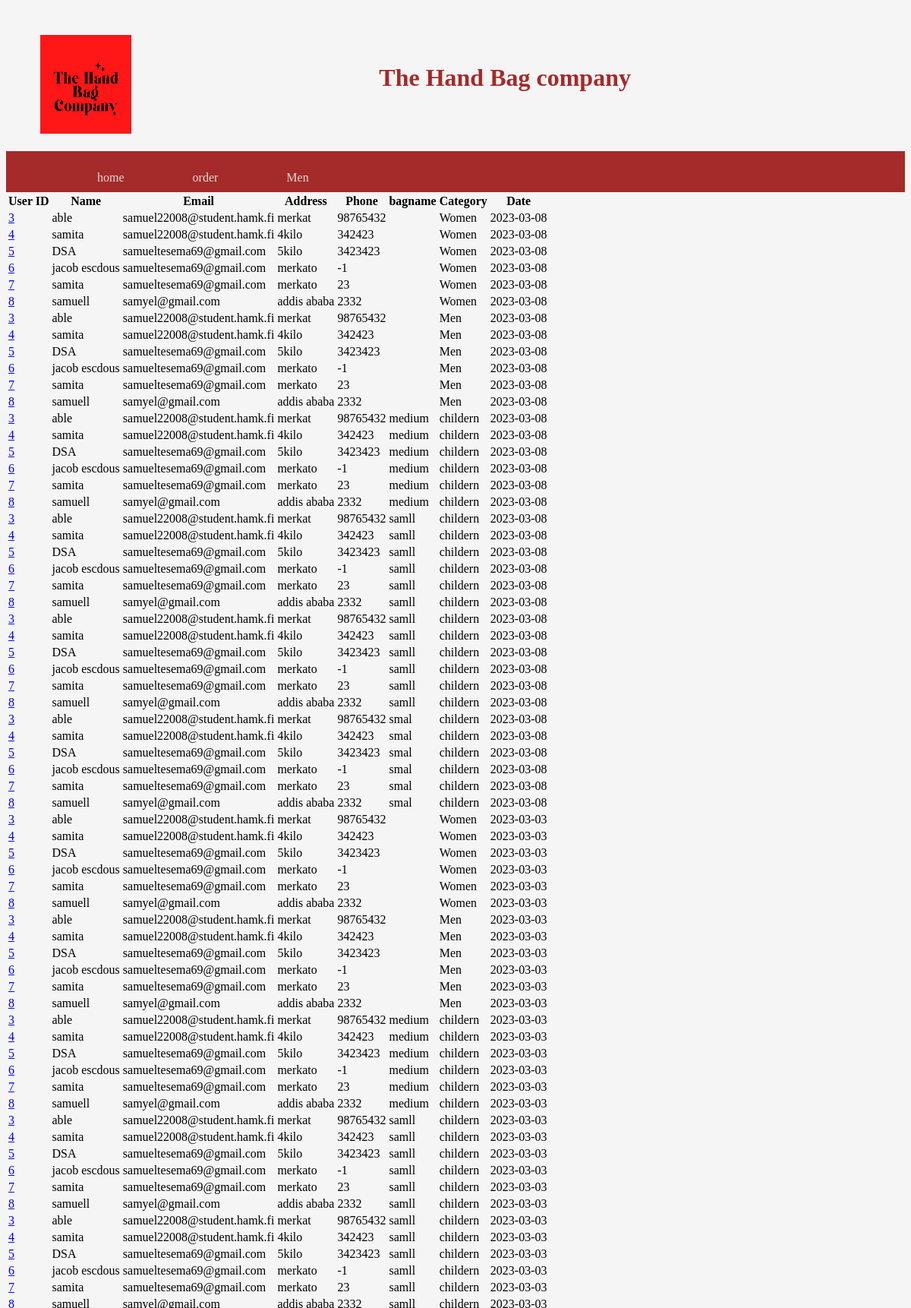
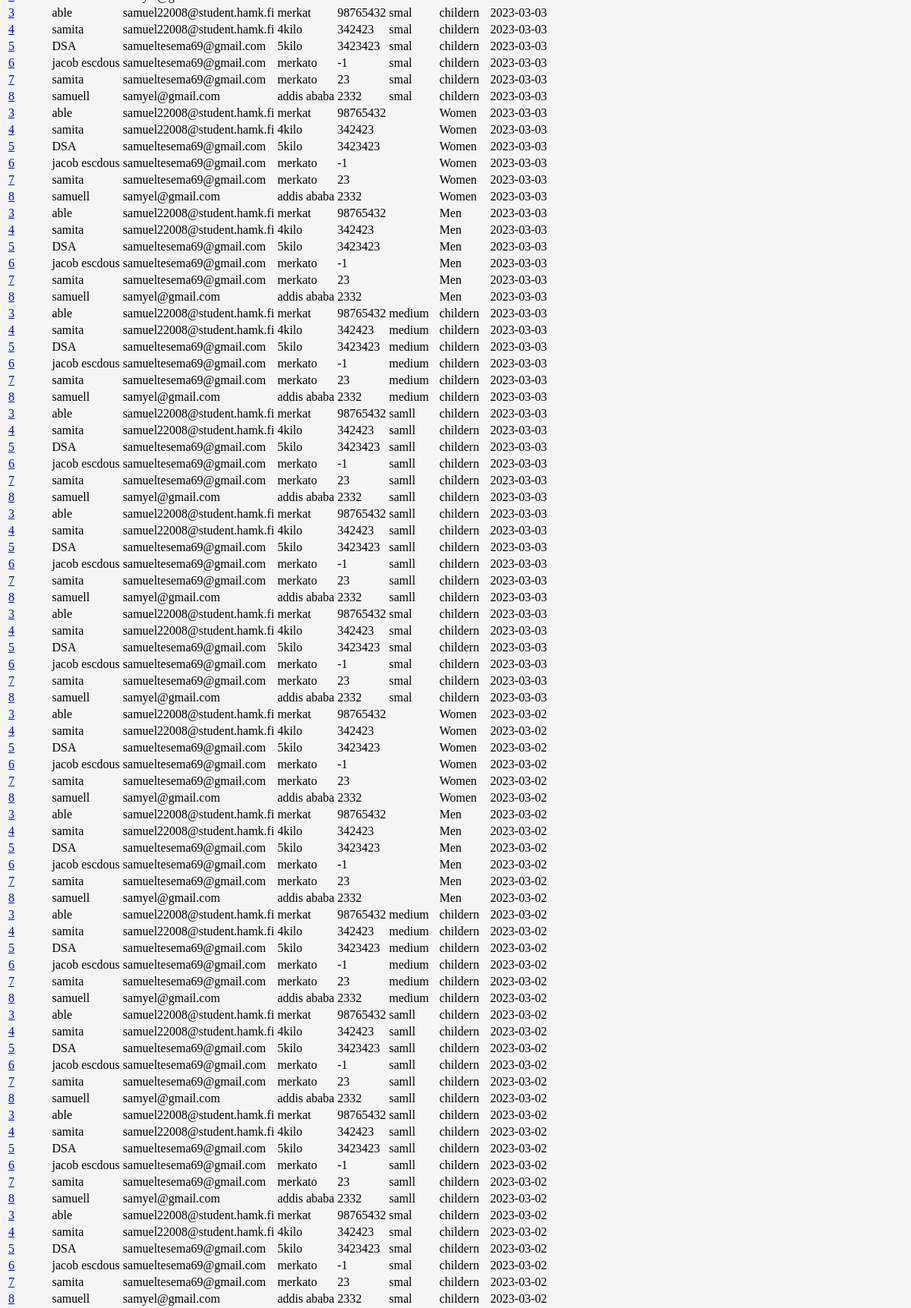
The app's page /crud/read.php (upper part) with its own data (2 pictures, top to bottom).
### tables this page shows
CREATE TABLE `userinfo` (
  `name` varchar(60) NOT NULL,
  `email` varchar(60) NOT NULL,
  `adress` varchar(60) NOT NULL,
  `phone` int DEFAULT NULL,
  `userid` int NOT NULL
);

CREATE TABLE `baginfo` (
  `bagname` varchar(60) NOT NULL,
  `cate` varchar(60) NOT NULL,
  `bagid` int NOT NULL
);

CREATE TABLE `delivery` (
  `Date` date NOT NULL,
  `deiD` int NOT NULL
);

### crud/read.php (the view, shortened to what this page needs)
<?php
include '../bag/header.php';
include 'db.php';
$sq2 = "select * from userinfo,baginfo,delivery ";
$result = $conn->query($sq2);
if($result->num_rows > 0) {
    echo "<table class='table'>
            <tr>
                <th>User ID</th>
                <th>Name</th>
                <th>Email</th>
                <th>Address</th>
                <th>Phone</th>
                <th>bagname</th>
                <th>Category</th>
                <th>Date</th>
            </tr>";
    while($row = $result->fetch_assoc()) {
        echo "<tr>
                <td><a href='updatesingle.php?userid=$row[userid]'>$row[userid]</a></td>
                <td>$row[name]</td>
                <td>$row[email]</td>
                <td>$row[adress]</td>
                <td>$row[phone]</td>
                <td>$row[bagname]</td>
                <td>$row[cate]</td>
                <td>$row[Date]</td>
              </tr>";
    }
    echo "</table>";
} else {
    echo "No results";
}
?>

### crud/header.php (shortened to what this page needs)
<!doctype html>
<html lang="en">
  <head>
    <link rel= stylesheet  href ="vm.css">
  </head>
  <body>
        <div class="container">
     <div class="row">
         <div class="col-6">
        <h1>The Hand Bag company</h1>
       <img class="img-fluid float " src="log/c.jpg" alt="logooo" >
      </div>
   </div>
       <div class ="row">
       <div class="box">
        <ul type="none">
        <li><a href="home.php"> home</a></li>
        <li><a href="one.php"> order</a></li>
        <li><a href="meenbag.html"> Men</a></li>
</ul>
</div>
</div>
</div>

### vm.css (style rules this page uses)
body { background-image: log/io.jpg; background-color: whitesmoke }
.container { position: relative; text-align: center; }
.col-6 img { position: relative; margin-top: 1cm; width: 120px; height:130px; position: left; padding-left: 9px; margin-right:26cm; }
.col-6 h1 { position:absolute; color: brown; margin-top: 2cm; text-align: center; margin-left: 13cm; }
.box { background-color: brown; background-repeat: 100%; float: right; margin-top: 0.5cm; width: 100% !important; }
.box ul li { float: left; margin: 10px; margin-left: 80px; }
.box ul li a { width: 130px; text-decoration: none; color: rgb(222, 219, 212); }

### records on screen
userinfo: userid "3", name "able", email "samuel22008@student.hamk.fi", adress "merkat", phone "98765432", baginfo.cate "Women", delivery.Date "2023-03-08", baginfo.cate "Men", baginfo.bagname "medium", baginfo.cate "childern", baginfo.bagname "samll", baginfo.bagname "smal", delivery.Date "2023-03-03", delivery.Date "2023-03-02"
userinfo: userid "4", name "samita", email "samuel22008@student.hamk.fi", adress "4kilo", phone "342423", baginfo.cate "Women", delivery.Date "2023-03-08", baginfo.cate "Men", baginfo.bagname "medium", baginfo.cate "childern", baginfo.bagname "samll", baginfo.bagname "smal", delivery.Date "2023-03-03", delivery.Date "2023-03-02"
userinfo: userid "5", name "DSA", email "samueltesema69@gmail.com", adress "5kilo", phone "3423423", baginfo.cate "Women", delivery.Date "2023-03-08", baginfo.cate "Men", baginfo.bagname "medium", baginfo.cate "childern", baginfo.bagname "samll", baginfo.bagname "smal", delivery.Date "2023-03-03", delivery.Date "2023-03-02"
userinfo: userid "6", name "jacob escdous", email "samueltesema69@gmail.com", adress "merkato", phone "-1", baginfo.cate "Women", delivery.Date "2023-03-08", baginfo.cate "Men", baginfo.bagname "medium", baginfo.cate "childern", baginfo.bagname "samll", baginfo.bagname "smal", delivery.Date "2023-03-03", delivery.Date "2023-03-02"
userinfo: userid "7", name "samita", email "samueltesema69@gmail.com", adress "merkato", phone "23", baginfo.cate "Women", delivery.Date "2023-03-08", baginfo.cate "Men", baginfo.bagname "medium", baginfo.cate "childern", baginfo.bagname "samll", baginfo.bagname "smal", delivery.Date "2023-03-03", delivery.Date "2023-03-02"
userinfo: userid "8", name "samuell", email "samyel@gmail.com", adress "addis ababa", phone "2332", baginfo.cate "Women", delivery.Date "2023-03-08", baginfo.cate "Men", baginfo.bagname "medium", baginfo.cate "childern", baginfo.bagname "samll", baginfo.bagname "smal", delivery.Date "2023-03-03", delivery.Date "2023-03-02"
